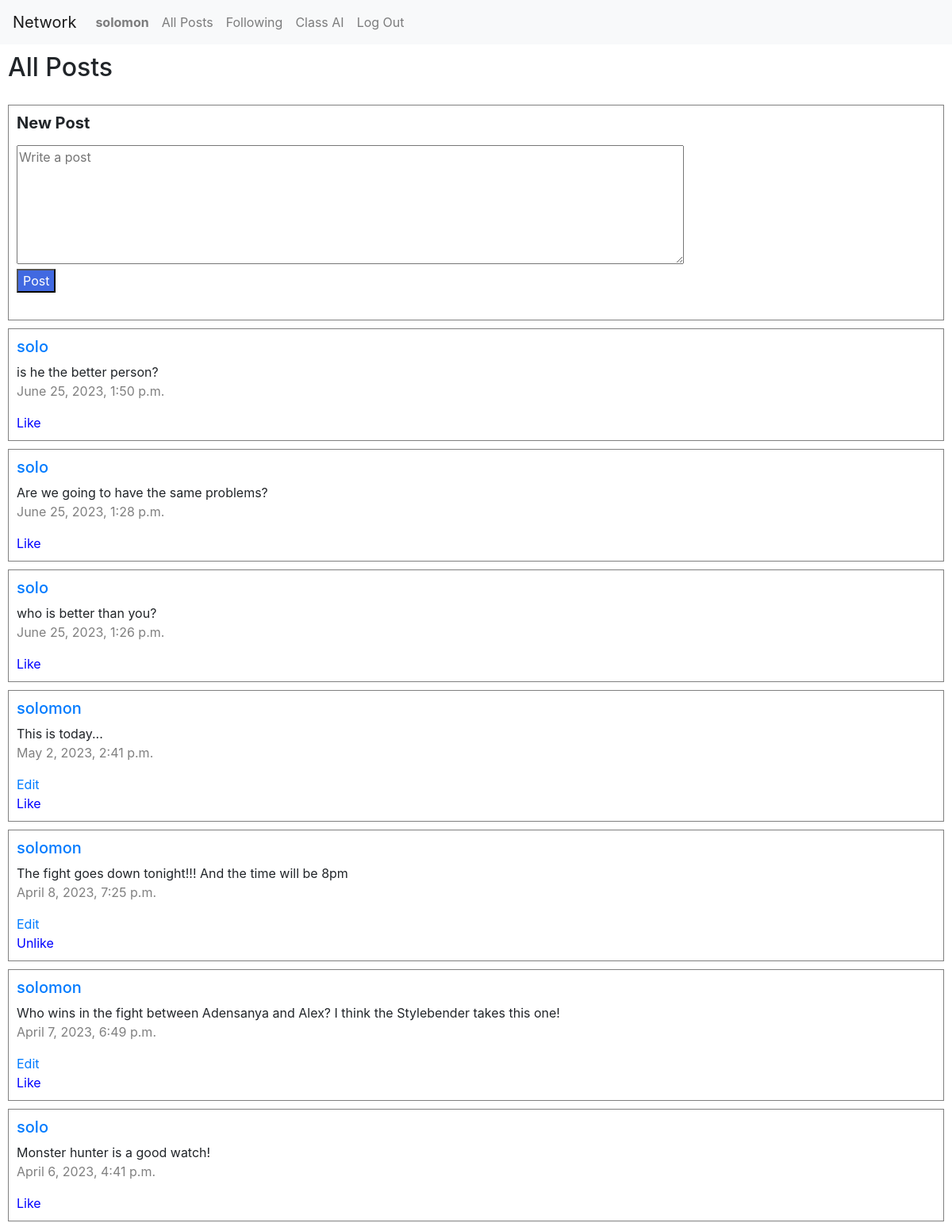
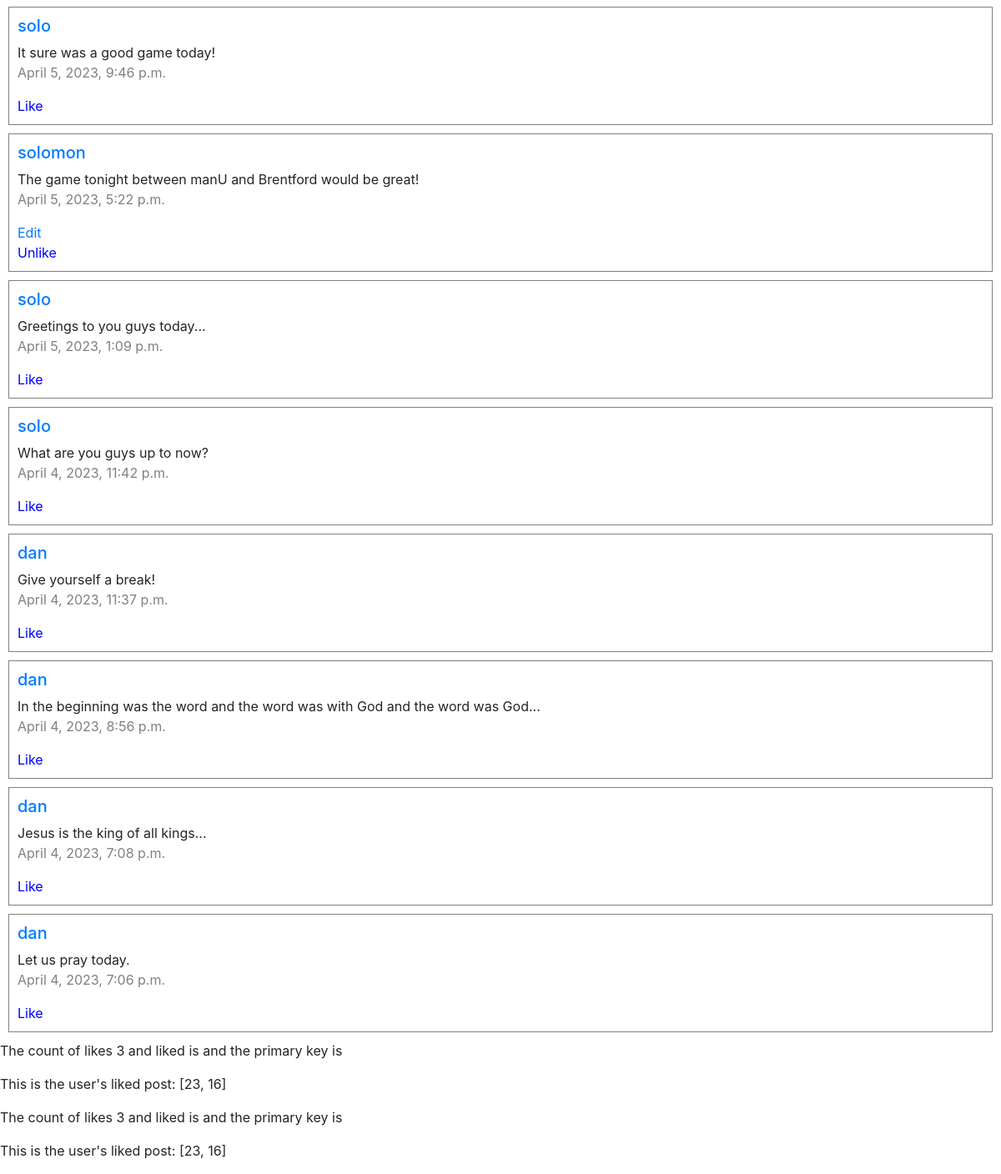
The app's page / (signed in) with its own data (2 pictures, top to bottom).
### network/models.py (models this page shows, shortened)
class User(AbstractUser):
    pass

class Post(models.Model):
    text = models.TextField(default='')
    user = models.ForeignKey(User, on_delete=models.CASCADE)
    created_at = models.DateTimeField(auto_now_add=True)

### network/views.py (the view)
# urls.py: path("", views.index, name="index"),
def index(request):
    if request.method == "POST":
        message = 'Character length must be more than 3!'
        new_post = request.POST["new_post"]
        d = datetime.now()
        posts = Post(text=new_post, user=request.user, created_at=d.strftime("%b %d, %Y, %I:%M %p"))
        if posts.is_content_valid() == False:
            return render(request, "network/index.html", {"message": message})
        posts.save()
        return redirect("index")
    else:
        posts = Post.objects.order_by("-created_at")
        likes = Like.objects.all()
        liked = Like.objects.filter(user_id=request.user.id)
        liked_post_ids = [like.post_id for like in liked]
        likes_count = likes.count()
        return render(request, "network/index.html", {"posts": posts, "likes_count": likes_count, "likes":likes, "liked_post_ids":liked_post_ids,})

### network/templates/network/index.html (shortened to what this page needs)
{% extends "network/layout.html" %}
{% load static %}
{% block body %}
    <div id="posts-form">
        <div id="heading-align"><h2>All Posts</h2></div>
        {% if user.is_authenticated %}
        <div id="new-posts">
            <form action="" method="post" id="postForm">
                <label><h5><strong>New Post</strong></h5></label><br>
                <textarea placeholder="Write a post" id="posts" rows="6" cols="80" name="new_post"></textarea><br>
                <input type="submit" id="btn-post" value="Post">
            </form><br>
        </div>
        {% endif %}
        <div>
            {% for post in posts %}
            <div id="new-posts">
                {% if user.is_authenticated %}
                    <a href="{% url 'profile' post.user.pk %}"><h5>{{post.user}}</h5></a>
                    {{post.text}}
                    <p class="date">{{post.created_at}}</p>
                    {% if post.user.username == user.username %}
                        <a href="{% url 'edit' post.pk %}">Edit</a>
                    {% endif %}
                    <form action="{% url 'like' post.pk %}" method="post" id="likes">
                            {% if post.id not in liked_post_ids %}
                            <input type="submit" value="Like" id="like-btn" class="follow-btn">
                            {% else %}
                            <input type="submit" value="Unlike" id="unlike-btn" class="follow-btn">
                            {% endif %}
                    </form>
                {% else %}
                <h5>{{post.user}}</h5><br>
                {{post.text}}
                <p class="date">{{post.created_at}}</p>
                {% endif %}
            </div>
            {% endfor %}
        </div>
    </div>
    {% for like in liked_post_ids%}
    <p> The count of likes {{likes_count}} and liked is {{like.post}} and the primary key is {{like.post.pk}} </p>
    <p>This is the user's liked post: {{liked_post_ids}}</p>
    {% endfor %}
{% endblock %}

### network/templates/network/layout.html (shortened to what this page needs)
{% load static %}
<!DOCTYPE html>
<html lang="en">
    <head>
        <link rel="stylesheet" href="https://stackpath.bootstrapcdn.com/bootstrap/4.4.1/css/bootstrap.min.css">
        <link href="{% static 'network/styles.css' %}" rel="stylesheet">
    </head>
    <body>
        <nav class="navbar navbar-expand-lg navbar-light bg-light">
            <a class="navbar-brand" href="#">Network</a>
            <div>
              <ul class="navbar-nav mr-auto">
                {% if user.is_authenticated %}
                    <li class="nav-item">
                        <a class="nav-link" href="{% url 'profile' user.pk %}"><strong>{{ user.username }}</strong></a>
                    </li>
                {% endif %}
                <li class="nav-item">
                  <a class="nav-link" href="{% url 'index' %}">All Posts</a>
                </li>
                {% if user.is_authenticated %}
                    <li class="nav-item">
                        <a class="nav-link" href="{% url 'following' %}">Following</a>
                    </li>
                    <li class="nav-item">
                        <a class="nav-link" href="{% url 'class_ai' %}">Class AI</a>
                    </li>
                    <li class="nav-item">
                        <a class="nav-link" href="{% url 'logout' %}">Log Out</a>
                    </li>
                {% endif %}
              </ul>
            </div>
          </nav>
        <div class="body">
            {% block body %}
            {% endblock %}
        </div>
    </body>
</html>

### network/static/network/styles.css (style rules this page uses)
#new-posts { padding :10px; margin: 10px; border: 1px solid grey; }
#btn-post { color: white; background-color: royalblue; }
.date { color: grey; }
#heading-align { padding: 10px; }
.follow-btn { background-color: transparent; border: none; color: blue; cursor: pointer; padding: 0; font-size: inherit; }

### records on screen
User: username "solomon"
Post: user "solo", text "is he the better person?", created_at "June 25, 2023, 1:50 p.m."
Post: user "solo", text "Are we going to have the same problems?", created_at "June 25, 2023, 1:28 p.m."
Post: user "solo", text "who is better than you?", created_at "June 25, 2023, 1:26 p.m."
Post: user "solomon", text "This is today...", created_at "May 2, 2023, 2:41 p.m.", shows "Edit"
Post: user "solomon", text "The fight goes down tonight!!! And the time will be 8pm", created_at "April 8, 2023, 7:25 p.m.", shows "Edit"
Post: user "solomon", text "Who wins in the fight between Adensanya and Alex? I think the Stylebender takes this one!", created_at "April 7, 2023, 6:49 p.m.", shows "Edit"
Post: user "solo", text "Monster hunter is a good watch!", created_at "April 6, 2023, 4:41 p.m."
Post: user "solo", text "It sure was a good game today!", created_at "April 5, 2023, 9:46 p.m."
Post: user "solomon", text "The game tonight between manU and Brentford would be great!", created_at "April 5, 2023, 5:22 p.m.", shows "Edit"
Post: user "solo", text "Greetings to you guys today...", created_at "April 5, 2023, 1:09 p.m."
Post: user "solo", text "What are you guys up to now?", created_at "April 4, 2023, 11:42 p.m."
Post: user "dan", text "Give yourself a break!", created_at "April 4, 2023, 11:37 p.m."
Post: user "dan", text "In the beginning was the word and the word was with God and the word was God...", created_at "April 4, 2023, 8:56 p.m."
Post: user "dan", text "Jesus is the king of all kings...", created_at "April 4, 2023, 7:08 p.m."
Post: user "dan", text "Let us pray today.", created_at "April 4, 2023, 7:06 p.m."

### other values on screen
{{ likes_count }} "3" "3"
{{ liked_post_ids }} "[23, 16]" "[23, 16]"
